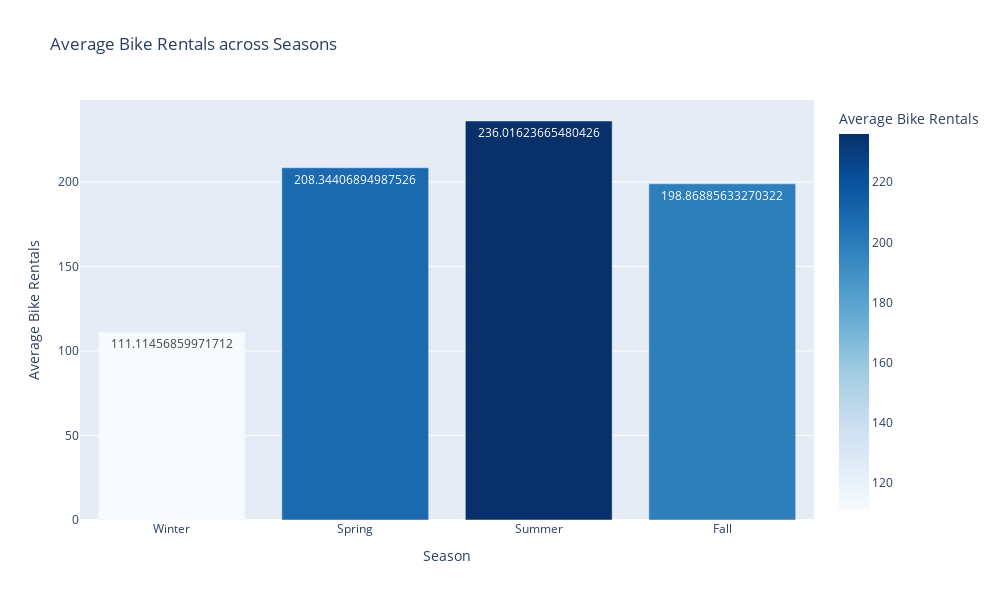

Write notebook code for a chart like this one.
### Code cell
fig = plots.plotly_seasonal_trends(aux_data, 1000, 600)  # 10x6 inches at 100 PPI
fig.show()

### Figure 1 — Plotly figure (JSON) as saved in the notebook; plotly's stock layout.template omitted (floating-point values rounded to 4 significant figures)
{"data": [{"alignmentgroup": "True", "hovertemplate": "Season=%{x}<br>Average Bike Rentals=%{marker.color}<extra></extra>", "legendgroup": "", "marker": {"color": [111.1, 208.3, 236.0, 198.9], "coloraxis": "coloraxis", "pattern": {"shape": ""}}, "name": "", "offsetgroup": "", "orientation": "v", "showlegend": false, "text": [111.1, 208.3, 236.0, 198.9], "textposition": "auto", "type": "bar", "x": ["Winter", "Spring", "Summer", "Fall"], "xaxis": "x", "y": [111.1, 208.3, 236.0, 198.9], "yaxis": "y"}], "layout": {"barmode": "relative", "coloraxis": {"colorbar": {"title": {"text": "Average Bike Rentals"}}, "colorscale": [[0, "rgb(247,251,255)"], [0.125, "rgb(222,235,247)"], [0.25, "rgb(198,219,239)"], [0.375, "rgb(158,202,225)"], [0.5, "rgb(107,174,214)"], [0.625, "rgb(66,146,198)"], [0.75, "rgb(33,113,181)"], [0.875, "rgb(8,81,156)"], [1, "rgb(8,48,107)"]]}, "height": 600, "legend": {"tracegroupgap": 0}, "title": {"text": "Average Bike Rentals across Seasons"}, "width": 1000, "xaxis": {"anchor": "y", "domain": [0, 1], "title": {"text": "Season"}}, "yaxis": {"anchor": "x", "domain": [0, 1], "title": {"text": "Average Bike Rentals"}}}}
